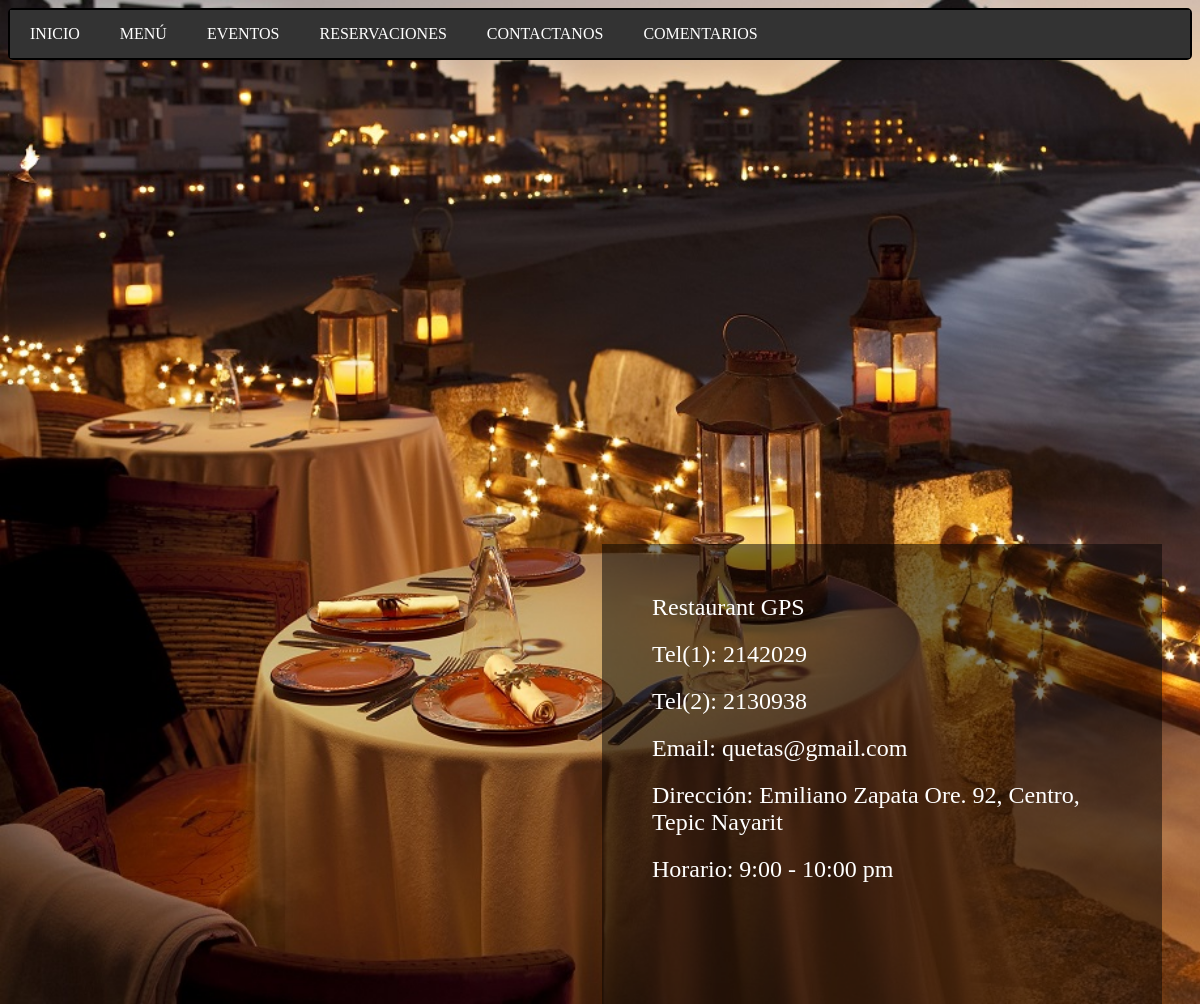
The page /Restaurante/Contactanos.php on the database its author committed.
### tables this page shows
CREATE TABLE `Contacto` (
  `idContacto` int(11) NOT NULL AUTO_INCREMENT,
  `Nombre` varchar(45) DEFAULT NULL,
  `Telefono` int(11) DEFAULT NULL,
  `Telefono2` int(11) DEFAULT NULL,
  `Email` varchar(45) DEFAULT NULL,
  `Direccion` varchar(150) DEFAULT NULL,
  `Maps` varchar(500) DEFAULT NULL,
  `Horario` varchar(200) DEFAULT NULL,
  `titulo_inicio` varchar(100) DEFAULT NULL,
  `slogan` varchar(200) DEFAULT NULL,
  `logo_empresa` varchar(10000) DEFAULT NULL,
  PRIMARY KEY (`idContacto`)
);

### Restaurante/php/conexion_datos.php (called while the page is built, shortened)
<?php
	class Conect
	{
		private function getConexion(){
			$mysql = new mysqli("127.0.0.1","root","linux123","RestaurantDB");
			return $mysql;
		}
		public function getContacto(){
			$sql = $this->getConexion();
			$query = "select Nombre,Telefono,Telefono2,Email,Direccion,Maps,Horario from Contacto;";
			$resultados = $sql->query($query);
			return $resultados;
		}
	}
?>

### Restaurante/Contactanos.php (the view, shortened to what this page needs)
<!DOCTYPE html>
<html>
<head>
    <link rel="stylesheet" type="text/css" href="css/contactanos.css">
</head>
<body>
<div class="menu_principal">
    <ul class="menus">
        <li><a title="INICIO" class="active" href="index.php"> INICIO </a></li>
        <li><a title="MENÚ"> MENÚ </a>
        </li>
        <li><a title="EVENTOS" href="Eventos.php"> EVENTOS </a></li>
        <li><a title="RESERVACIONES" href="Reservaciones.php"> RESERVACIONES </a></li>
        <li><a title="CONTACTANOS" href="Contactanos.php"> CONTACTANOS </a></li>
        <li><a title="COMENTARIOS" href="Comentarios.php"> COMENTARIOS </a></li>
    </ul>
</div>
<?php
    include 'php/conexion_datos.php';
    $con = new Conect();
    $datos = $con->getContacto();
    $valores = $datos->fetch_assoc();
?>
<div class="contenedor-divs" id="contenedor">
    <div class="mapa" id="div1">
    <?php
        echo "
        <iframe src='".$valores['Maps']."' width='600' height='450' frameborder='0' style='border:0' allowfullscreen></iframe>
        ";
        ?>
    </div>
    <div class="info-ubicacion" id="div2">
        <div>
            <?php
            echo "
            <label>".$valores['Nombre']."</label>";
            ?>
        </div>
        <div>
            <?php
            echo "
            <label for=''>Tel(1): ".$valores['Telefono']."</label>";
            ?>
        </div>
        <div>
            <?php
            echo "
            <label for=''>Tel(2): ".$valores['Telefono2']."</label>";
            ?>
        </div>
        <div>
            <?php
            echo "
            <label for=''>Email: ".$valores['Email']."</label>";
            ?>
        </div>
        <div>
            <?php
            echo "
            <label for=''>Dirección: ".$valores['Direccion']."</label>";
            ?>
        </div>
        <div>
            <?php
            echo "
            <label for=''>Horario: ".$valores['Horario']."</label>";
            ?>
        </div>
    </div>
</div>
</body>
</html>

### Restaurante/css/contactanos.css (style rules this page uses)
body { font-size: 100%; background-image: url("../img/fondo2.jpg"); background-repeat: repeat-y; background-attachment: fixed; background-size: cover; background-color: #464646; }
li { float: left; font-size: medium; }
li a { display: block; color: white; padding: 15px 20px; text-decoration: none; }
.menu_principal { margin: auto; border: 2px solid black; border-radius: 5px; }
.menus { list-style-type: none; margin: auto; padding: 0; overflow: hidden; background-color: #333; }
.contenedor-divs { margin:30px; }
.mapa { float: left; }
.info-ubicacion { background: rgba(0,0,0,0.5); float: right; width:500px; height:400px; padding:30px; font-size: x-large; color: white; }
.info-ubicacion div { margin: 20px; }

### rows shown on the page
contacto: Nombre "Restaurant GPS", Telefono "2142029", Telefono2 "2130938", Email "quetas@gmail.com", Direccion "Emiliano Zapata Ore. 92, Centro, Tepic Nayarit", Horario "9:00 - 10:00 pm"
